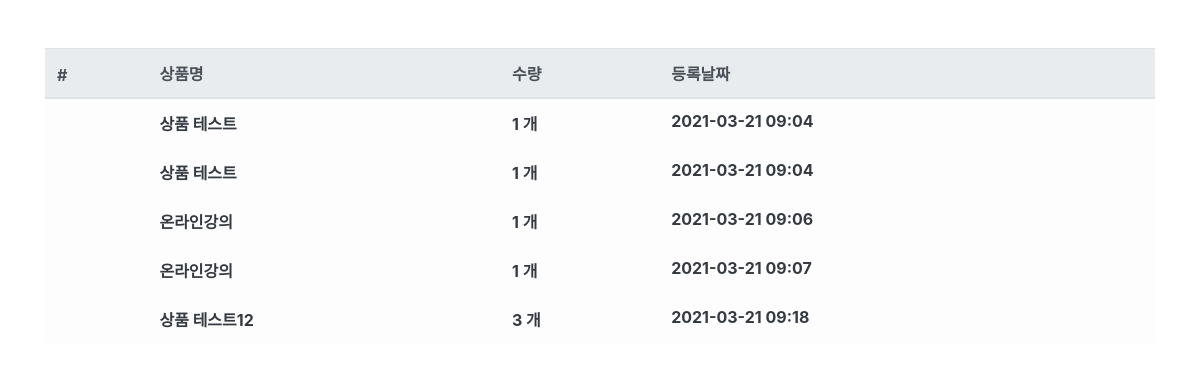
Page /order/ (signed in) on the committed database.
### order/models.py (models this page shows, shortened)
class Order(models.Model):
    fcuser = models.ForeignKey('fcuser.Fcuser', on_delete=models.CASCADE, verbose_name='사용자')
    product = models.ForeignKey('product.Product', on_delete=models.CASCADE, verbose_name='상품')
    quantity = models.IntegerField(verbose_name='수량')
    register_date = models.DateTimeField(auto_now_add=True, verbose_name='등록날짜')
    class Meta:
        db_table = 'fastcampus_order'
        verbose_name = '주문'
        verbose_name_plural = '주문'

### product/models.py (models this page shows)
class Product(models.Model):
    name = models.CharField(max_length=256, verbose_name='상품명')
    price = models.IntegerField(verbose_name='상품가격')
    description = models.TextField(verbose_name='상품설명')
    stock = models.IntegerField(verbose_name='재고')
    register_date = models.DateTimeField(auto_now_add=True, verbose_name='등록날짜')
    def __str__(self):
        return self.name
    class Meta:
        db_table = 'fastcampus_product'
        verbose_name = '상품'
        verbose_name_plural = '상품'

### order/views.py (the view)
# urls.py: path('order/', OrderList.as_view()),
@method_decorator(login_required, name = 'dispatch')
class OrderList(ListView):
    template_name = 'order.html'
    context_object_name = 'order_list'
    def get_queryset(self, **kwargs):
        queryset = Order.objects.filter(fcuser__email=self.request.session.get('user'))
        return queryset

### order/templates/order.html
{% extends "base.html" %}
{% load humanize %}
{% block contents %}
<div class="row mt-5">
    <div class="col-12">
        <table class="table table-light">
            <thead class="thead-light">
                <tr>
                    <th scope="col">#</th>
                    <th scope="col">상품명</th>
                    <th scope="col">수량</th>
                    <th scope="col">등록날짜</th>
                </tr>
            </thead>
            <tbody class="text-dark">
                {% for order in order_list %}
                <tr>
                    <th scope="row">{{ order. }}</th>
                    <th>{{ order.product }}</th>
                    <th>{{ order.quantity|intcomma }} 개</th>
                    <th>{{ order.register_date|date:'Y-m-d H:i' }}</th>
                </tr>
                {% endfor %}
            </tbody>
        </table>
    </div>
</div>
{% endblock %}

### rows in the picture
Order: product "상품 테스트", quantity "1", register_date "2021-03-21 09:04"
Order: product "상품 테스트", quantity "1", register_date "2021-03-21 09:04"
Order: product "온라인강의", quantity "1", register_date "2021-03-21 09:06"
Order: product "온라인강의", quantity "1", register_date "2021-03-21 09:07"
Order: product "상품 테스트12", quantity "3", register_date "2021-03-21 09:18"
